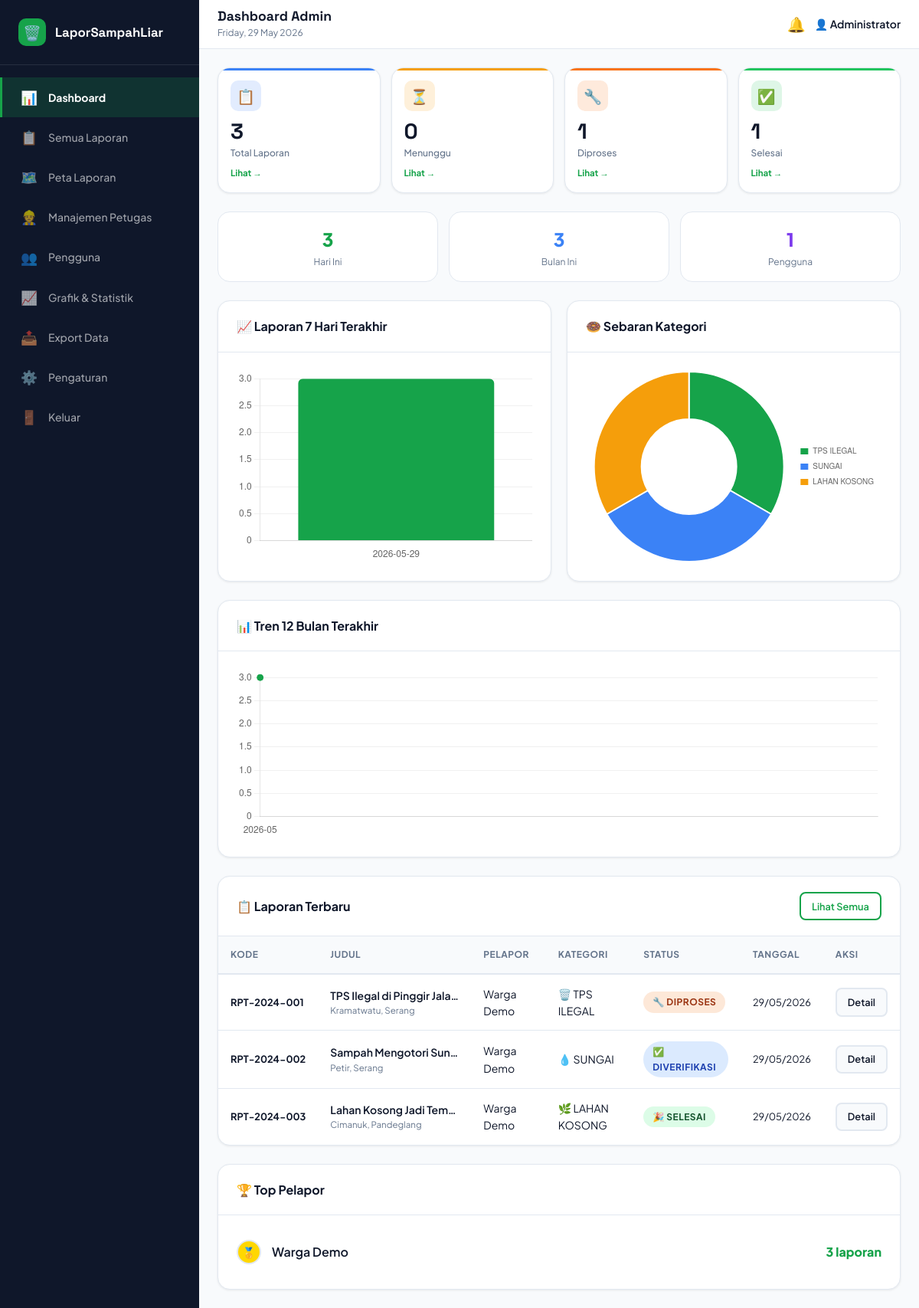
Page /admin/dashboard.php (signed in) on the committed database.
### tables this page shows
CREATE TABLE laporan (
    id INT AUTO_INCREMENT PRIMARY KEY,
    kode_laporan VARCHAR(20) UNIQUE NOT NULL,
    user_id INT NOT NULL,
    judul VARCHAR(200) NOT NULL,
    deskripsi TEXT NOT NULL,
    kategori ENUM('TPS_ILEGAL','SAMPAH_JALAN','SUNGAI','LAHAN_KOSONG','FASILITAS_UMUM','LAINNYA') NOT NULL,
    tingkat_urgensi ENUM('rendah','sedang','tinggi','darurat') DEFAULT 'sedang',
     
    alamat_lengkap TEXT NOT NULL,
    kelurahan VARCHAR(100),
    kecamatan VARCHAR(100),
    kota VARCHAR(100),
    provinsi VARCHAR(100),
    latitude DECIMAL(10,8) NOT NULL,
    longitude DECIMAL(11,8) NOT NULL,
     
    status ENUM('menunggu','diverifikasi','diproses','selesai','ditolak') DEFAULT 'menunggu',
     
    jumlah_like INT DEFAULT 0,
    jumlah_komentar INT DEFAULT 0,
    is_anonim TINYINT(1) DEFAULT 0,
    created_at TIMESTAMP DEFAULT CURRENT_TIMESTAMP,
    updated_at TIMESTAMP DEFAULT CURRENT_TIMESTAMP ON UPDATE CURRENT_TIMESTAMP,
    FOREIGN KEY (user_id) REFERENCES users(id) ON DELETE CASCADE
);

CREATE TABLE users (
    id INT AUTO_INCREMENT PRIMARY KEY,
    nama_lengkap VARCHAR(100) NOT NULL,
    email VARCHAR(100) UNIQUE NOT NULL,
    no_hp VARCHAR(20) NOT NULL,
    password VARCHAR(255) NOT NULL,
    nik VARCHAR(20) UNIQUE,
    alamat TEXT,
    foto_profil VARCHAR(255) DEFAULT 'default.png',
    role ENUM('warga','admin','petugas') DEFAULT 'warga',
    status ENUM('aktif','nonaktif','pending') DEFAULT 'aktif',
    token_reset VARCHAR(255) NULL,
    token_verifikasi VARCHAR(255) NULL,
    email_verified TINYINT(1) DEFAULT 0,
    created_at TIMESTAMP DEFAULT CURRENT_TIMESTAMP,
    updated_at TIMESTAMP DEFAULT CURRENT_TIMESTAMP ON UPDATE CURRENT_TIMESTAMP
);

### includes/config.php (called while the page is built, shortened)
<?php
function getStatusBadge(string $status): array {
    $map = [
        'menunggu'    => ['label' => 'Menunggu',    'class' => 'badge-waiting',  'icon' => '⏳'],
        'diverifikasi'=> ['label' => 'Diverifikasi', 'class' => 'badge-verified', 'icon' => '✅'],
        'diproses'    => ['label' => 'Diproses',    'class' => 'badge-process',  'icon' => '🔧'],
        'selesai'     => ['label' => 'Selesai',     'class' => 'badge-done',     'icon' => '🎉'],
        'ditolak'     => ['label' => 'Ditolak',     'class' => 'badge-rejected', 'icon' => '❌'],
    ];
    return $map[$status] ?? ['label' => $status, 'class' => 'badge-default', 'icon' => '•'];
}

### admin/dashboard.php (the view, shortened to what this page needs)
<?php
require_once __DIR__ . '/../includes/config.php';
$db = getDB();
$stats = $db->query("
  SELECT
    COUNT(*) AS total,
    SUM(status='menunggu') AS menunggu,
    SUM(status='diverifikasi') AS diverifikasi,
    SUM(status='diproses') AS diproses,
    SUM(status='selesai') AS selesai,
    SUM(status='ditolak') AS ditolak
  FROM laporan
")->fetch();
$totalUsers    = $db->query("SELECT COUNT(*) FROM users WHERE role='warga'")->fetchColumn();
$laporanHariIni= $db->query("SELECT COUNT(*) FROM laporan WHERE DATE(created_at)=CURDATE()")->fetchColumn();
$laporanBulanIni=$db->query("SELECT COUNT(*) FROM laporan WHERE MONTH(created_at)=MONTH(NOW()) AND YEAR(created_at)=YEAR(NOW())")->fetchColumn();
$terbaru = $db->query("
  SELECT l.*, u.nama_lengkap,
    (SELECT path_file FROM foto_laporan WHERE laporan_id=l.id AND is_thumbnail=1 LIMIT 1) AS thumb
  FROM laporan l JOIN users u ON l.user_id=u.id
  ORDER BY l.created_at DESC LIMIT 10
")->fetchAll();
$grafik7Hari = $db->query("
  SELECT DATE(created_at) AS tgl, COUNT(*) AS total
  FROM laporan WHERE created_at >= DATE_SUB(NOW(), INTERVAL 7 DAY)
  GROUP BY DATE(created_at) ORDER BY tgl
")->fetchAll();
$grafikKategori = $db->query("
  SELECT kategori, COUNT(*) AS total FROM laporan GROUP BY kategori ORDER BY total DESC
")->fetchAll();
$grafik12Bulan = $db->query("
  SELECT DATE_FORMAT(created_at,'%Y-%m') AS bln, COUNT(*) AS total
  FROM laporan WHERE created_at >= DATE_SUB(NOW(), INTERVAL 12 MONTH)
  GROUP BY bln ORDER BY bln
")->fetchAll();
$topPelapor = $db->query("
  SELECT u.nama_lengkap, COUNT(l.id) AS total_laporan
  FROM users u JOIN laporan l ON u.id=l.user_id
  GROUP BY u.id ORDER BY total_laporan DESC LIMIT 5
")->fetchAll();
?>
<!DOCTYPE html>
<html lang="id">
<head>
  <link rel="stylesheet" href="<?= APP_URL ?>/assets/css/style.css">
</head>
<body>
<div class="admin-layout">
  <aside class="sidebar" id="sidebar">
    <div class="sidebar-logo">
      <div class="logo-icon">🗑️</div>
      <span><?= APP_NAME ?></span>
    </div>
    <nav>
      <a href="dashboard.php"      class="active"><span class="nav-ic">📊</span> Dashboard</a>
      <a href="laporan.php"                      ><span class="nav-ic">📋</span> Semua Laporan</a>
      <a href="peta.php"                         ><span class="nav-ic">🗺️</span> Peta Laporan</a>
      <a href="petugas.php"                      ><span class="nav-ic">👷</span> Manajemen Petugas</a>
      <a href="pengguna.php"                     ><span class="nav-ic">👥</span> Pengguna</a>
      <a href="laporan-grafik.php"               ><span class="nav-ic">📈</span> Grafik & Statistik</a>
      <a href="export.php"                       ><span class="nav-ic">📤</span> Export Data</a>
      <a href="pengaturan.php"                   ><span class="nav-ic">⚙️</span> Pengaturan</a>
      <a href="../pages/logout.php"    ><span class="nav-ic">🚪</span> Keluar</a>
    </nav>
  </aside>
  <main class="admin-main">
    <header class="admin-topbar">
      <div>
        <h2 style="font-size:1.1rem">Dashboard Admin</h2>
        <p style="font-size:.75rem;color:var(--text-muted)"><?= date('l, d F Y') ?></p>
      </div>
      <div style="margin-left:auto;display:flex;align-items:center;gap:.75rem">
        <a href="../pages/notifikasi.php" style="position:relative;font-size:1.2rem">
          🔔
        </a>
        <div style="font-size:.875rem;font-weight:600">👤 <?= htmlspecialchars($_SESSION['nama']) ?></div>
      </div>
    </header>
    <div class="admin-content">
      <div class="admin-grid-4 mb-3">
        <?php $statCards=[
          ['total','📋','Total Laporan',$stats['total'],'#3b82f6'],
          ['menunggu','⏳','Menunggu',$stats['menunggu'],'#f59e0b'],
          ['diproses','🔧','Diproses',$stats['diproses'],'#f97316'],
          ['selesai','✅','Selesai',$stats['selesai'],'#22c55e'],
        ]; foreach($statCards as [$key,$icon,$label,$val,$color]): ?>
        <div class="stat-card" style="--stat-color:<?=$color?>">
          <div class="stat-icon"><?=$icon?></div>
          <div class="stat-value"><?= number_format($val) ?></div>
          <div class="stat-label"><?=$label?></div>
          <a href="laporan.php?status=<?=$key?>" style="font-size:.72rem;color:var(--primary);font-weight:700;margin-top:.5rem;display:block">Lihat →</a>
        </div>
        <?php endforeach; ?>
      </div>
      <div style="display:grid;grid-template-columns:repeat(3,1fr);gap:.875rem;margin-bottom:1.5rem">
        <div style="background:#fff;border-radius:var(--radius-lg);padding:1rem;border:1px solid var(--border);text-align:center">
          <div style="font-size:1.5rem;font-weight:800;color:var(--primary)"><?= $laporanHariIni ?></div>
          <div style="font-size:.75rem;color:var(--text-muted)">Hari Ini</div>
        </div>
        <div style="background:#fff;border-radius:var(--radius-lg);padding:1rem;border:1px solid var(--border);text-align:center">
          <div style="font-size:1.5rem;font-weight:800;color:var(--info)"><?= $laporanBulanIni ?></div>
          <div style="font-size:.75rem;color:var(--text-muted)">Bulan Ini</div>
        </div>
        <div style="background:#fff;border-radius:var(--radius-lg);padding:1rem;border:1px solid var(--border);text-align:center">
          <div style="font-size:1.5rem;font-weight:800;color:var(--purple)"><?= $totalUsers ?></div>
          <div style="font-size:.75rem;color:var(--text-muted)">Pengguna</div>
        </div>
      </div>
      <div class="admin-grid-2 mb-3">
        <div class="card">
          <div class="card-header"><span style="font-weight:700">📈 Laporan 7 Hari Terakhir</span></div>
          <div class="card-body">
            <div class="chart-container"><canvas id="chartHarian"></canvas></div>
          </div>
        </div>
        <div class="card">
          <div class="card-header"><span style="font-weight:700">🍩 Sebaran Kategori</span></div>
          <div class="card-body">
            <div class="chart-container"><canvas id="chartKategori"></canvas></div>
          </div>
        </div>
      </div>
      <div class="card mb-3">
        <div class="card-header"><span style="font-weight:700">📊 Tren 12 Bulan Terakhir</span></div>
        <div class="card-body">
          <div style="height:220px"><canvas id="chartBulanan"></canvas></div>
        </div>
      </div>
      <div class="card mb-3">
        <div class="card-header">
          <span style="font-weight:700">📋 Laporan Terbaru</span>
          <a href="laporan.php" class="btn btn-outline btn-sm">Lihat Semua</a>
        </div>
        <div class="table-wrap">
          <table>
            <thead>
              <tr>
                <th>Kode</th><th>Judul</th><th>Pelapor</th><th>Kategori</th><th>Status</th><th>Tanggal</th><th>Aksi</th>
              </tr>
            </thead>
            <tbody>
              <?php foreach($terbaru as $r):
                $b = getStatusBadge($r['status']);
                $icons = ['TPS_ILEGAL'=>'🗑️','SAMPAH_JALAN'=>'🛣️','SUNGAI'=>'💧','LAHAN_KOSONG'=>'🌿','FASILITAS_UMUM'=>'🏛️','LAINNYA'=>'📍'];
              ?>
              <tr>
                <td style="font-weight:700;font-size:.8rem;white-space:nowrap"><?= $r['kode_laporan'] ?></td>
                <td style="max-width:200px">
                  <div style="font-weight:600;font-size:.875rem;white-space:nowrap;overflow:hidden;text-overflow:ellipsis"><?= htmlspecialchars($r['judul']) ?></div>
                  <div style="font-size:.72rem;color:var(--text-muted)"><?= htmlspecialchars($r['kecamatan'].', '.$r['kota']) ?></div>
                </td>
                <td style="font-size:.875rem"><?= htmlspecialchars($r['nama_lengkap']) ?></td>
                <td><span style="font-size:.875rem"><?= ($icons[$r['kategori']]??'📍').' '.str_replace('_',' ',$r['kategori']) ?></span></td>
                <td><span class="badge <?= $b['class'] ?>"><?= $b['icon'].' '.$b['label'] ?></span></td>
                <td style="font-size:.8rem;white-space:nowrap"><?= date('d/m/Y', strtotime($r['created_at'])) ?></td>
                <td>
                  <a href="detail-laporan.php?id=<?= $r['id'] ?>" class="btn btn-ghost btn-sm">Detail</a>
                </td>
              </tr>
              <?php endforeach; ?>
            </tbody>
          </table>
        </div>
      </div>
      <div class="card">
        <div class="card-header"><span style="font-weight:700">🏆 Top Pelapor</span></div>
        <div class="card-body">
          <?php foreach($topPelapor as $i=>$p): ?>
          <div style="display:flex;align-items:center;gap:.875rem;padding:.5rem 0;<?= $i<count($topPelapor)-1?'border-bottom:1px solid var(--border)':'' ?>">
            <div style="width:32px;height:32px;background:<?= ['#ffd700','#c0c0c0','#cd7f32','var(--bg)','var(--bg)'][$i] ?>;border-radius:50%;display:flex;align-items:center;justify-content:center;font-weight:800;font-size:.875rem;border:2px solid var(--border)">
              <?= $i<3?['🥇','🥈','🥉'][$i]:($i+1) ?>
            </div>
            <div style="flex:1;font-weight:600"><?= htmlspecialchars($p['nama_lengkap']) ?></div>
            <div style="font-weight:800;color:var(--primary)"><?= $p['total_laporan'] ?> laporan</div>
          </div>
          <?php endforeach; ?>
        </div>
      </div>
    </div>
  </main>
</div>
<script>
const primary = '#16a34a', gridColor = 'rgba(0,0,0,.06)';
// Chart Harian
new Chart(document.getElementById('chartHarian'), {
  type: 'bar',
  data: {
    labels: <?= json_encode(array_column($grafik7Hari,'tgl')) ?>,
    datasets: [{ label:'Laporan', data: <?= json_encode(array_column($grafik7Hari,'total')) ?>,
      backgroundColor: primary, borderRadius: 6 }]
  },
  options: { responsive:true, maintainAspectRatio:false, plugins:{legend:{display:false}},
    scales:{ y:{ beginAtZero:true, grid:{color:gridColor} }, x:{grid:{display:false}} } }
});
// Chart Kategori
new Chart(document.getElementById('chartKategori'), {
  type: 'doughnut',
  data: {
    labels: <?= json_encode(array_column($grafikKategori,'kategori')) ?>.map(k=>k.replace('_',' ')),
    datasets: [{ data: <?= json_encode(array_column($grafikKategori,'total')) ?>,
      backgroundColor:['#16a34a','#3b82f6','#f59e0b','#ef4444','#7c3aed','#06b6d4'],
      borderWidth:2, borderColor:'#fff' }]
  },
  options: { responsive:true, maintainAspectRatio:false, plugins:{legend:{position:'right',labels:{boxWidth:12,font:{size:10}}}} }
});
// Chart 12 Bulan
new Chart(document.getElementById('chartBulanan'), {
  type: 'line',
  data: {
    labels: <?= json_encode(array_column($grafik12Bulan,'bln')) ?>,
    datasets: [{
      label:'Laporan per Bulan', data: <?= json_encode(array_column($grafik12Bulan,'total')) ?>,
      borderColor: primary, backgroundColor:'rgba(22,163,74,.1)',
      tension:.4, fill:true, pointBackgroundColor:primary, pointRadius:4
    }]
  },
  options: { responsive:true, maintainAspectRatio:false, plugins:{legend:{display:false}},
    scales:{ y:{beginAtZero:true, grid:{color:gridColor}}, x:{grid:{display:false}} } }
});
</script>
</body>
</html>

### admin/dashboard.php (style rules this page uses)
.admin-grid-4 { display:grid; grid-template-columns:repeat(2,1fr); gap:.875rem; }
@media (min-width:900px) { .admin-grid-4 { grid-template-columns:repeat(4,1fr); } }
.admin-grid-2 { display:grid; gap:1.25rem; }
@media (min-width:900px) { .admin-grid-2 { grid-template-columns:1fr 1fr; } }

### rows in the picture
laporan: kode_laporan "RPT-2024-001", judul "TPS Ilegal di Pinggir Jala…", kecamatan+kota "Kramatwatu, Serang", user.nama_lengkap "Warga Demo", kategori "🗑️", kategori "TPS ILEGAL", status "🔧", status "DIPROSES", created_at "29/05/2026"
laporan: kode_laporan "RPT-2024-002", judul "Sampah Mengotori Sun…", kecamatan+kota "Petir, Serang", user.nama_lengkap "Warga Demo", kategori "💧", kategori "SUNGAI", status "✅", status "DIVERIFIKASI", created_at "29/05/2026"
laporan: kode_laporan "RPT-2024-003", judul "Lahan Kosong Jadi Tem…", kecamatan+kota "Cimanuk, Pandeglang", user.nama_lengkap "Warga Demo", kategori "🌿", kategori "LAHAN KOSONG", status "🎉", status "SELESAI", created_at "29/05/2026"

### other values in the picture
APP_NAME "LaporSampahLiar"
$_SESSION['nama'] "Administrator"
$icon "📋"
$val "3"
$label "Total Laporan"
$icon "⏳"
$val "0"
$label "Menunggu"
$icon "🔧"
$val "1"
$label "Diproses"
$icon "✅"
$label "Selesai"
$laporanHariIni "3"
$laporanBulanIni "3"
